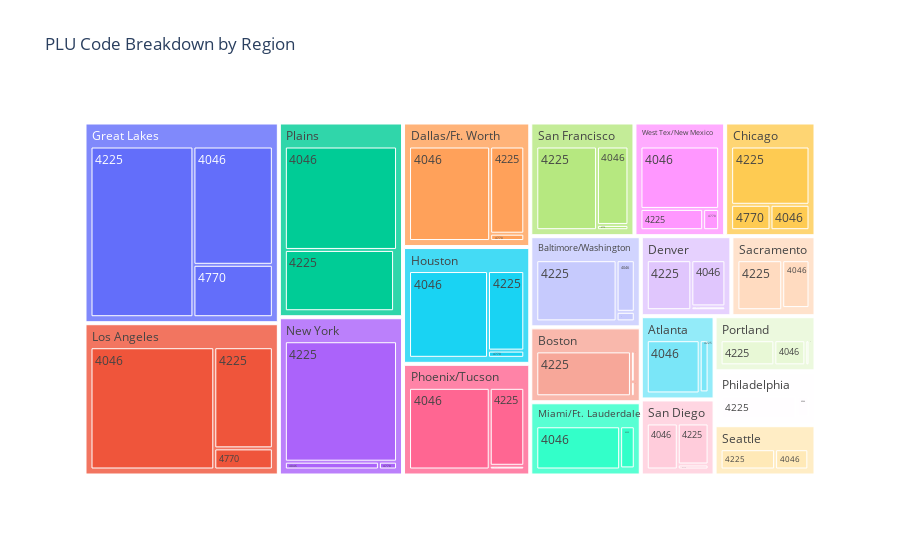

Write notebook code for a chart like this one.
### Code cell
plu_data = top_20_detailed[['4046', '4225', '4770', 'geography']].groupby('geography').sum().reset_index()

plu_data = pd.melt(plu_data, id_vars=['geography'], var_name='PLU', value_name='volume')

treemap_fig = px.treemap(
    plu_data,
    path=["geography", "PLU"],
    values="volume",
    title="PLU Code Breakdown by Region",
    labels={"volume": "Total Volume"}
)

treemap_fig.show()

### Figure 1 — Plotly figure (JSON) as saved in the notebook; plotly's stock layout.template omitted (floating-point values rounded to 4 significant figures)
{"data": [{"branchvalues": "total", "domain": {"x": [0, 1], "y": [0, 1]}, "hovertemplate": "labels=%{label}<br>Total Volume=%{value}<br>parent=%{parent}<br>id=%{id}<extra></extra>", "ids": ["Atlanta/4046", "Baltimore/Washington/4046", "Boston/4046", "Chicago/4046", "Dallas/Ft. Worth/4046", "Denver/4046", "Great Lakes/4046", "Houston/4046", "Los Angeles/4046", "Miami/Ft. Lauderdale/4046", "New York/4046", "Philadelphia/4046", "Phoenix/Tucson/4046", "Plains/4046", "Portland/4046", "Sacramento/4046", "San Diego/4046", "San Francisco/4046", "Seattle/4046", "West Tex/New Mexico/4046", "Atlanta/4225", "Baltimore/Washington/4225", "Boston/4225", "Chicago/4225", "Dallas/Ft. Worth/4225", "Denver/4225", "Great Lakes/4225", "Houston/4225", "Los Angeles/4225", "Miami/Ft. Lauderdale/4225", "New York/4225", "Philadelphia/4225", "Phoenix/Tucson/4225", "Plains/4225", "Portland/4225", "Sacramento/4225", "San Diego/4225", "San Francisco/4225", "Seattle/4225", "West Tex/New Mexico/4225", "Atlanta/4770", "Baltimore/Washington/4770", "Boston/4770", "Chicago/4770", "Dallas/Ft. Worth/4770", "Denver/4770", "Great Lakes/4770", "Houston/4770", "Los Angeles/4770", "Miami/Ft. Lauderdale/4770", "New York/4770", "Philadelphia/4770", "Phoenix/Tucson/4770", "Plains/4770", "Portland/4770", "Sacramento/4770", "San Diego/4770", "San Francisco/4770", "Seattle/4770", "West Tex/New Mexico/4770", "Atlanta", "Baltimore/Washington", "Boston", "Chicago", "Dallas/Ft. Worth", "Denver", "Great Lakes", "Houston", "Los Angeles", "Miami/Ft. Lauderdale", "New York", "Philadelphia", "Phoenix/Tucson", "Plains", "Portland", "Sacramento", "San Diego", "San Francisco", "Seattle", "West Tex/New Mexico"], "labels": ["4046", "4046", "4046", "4046", "4046", "4046", "4046", "4046", "4046", "4046", "4046", "4046", "4046", "4046", "4046", "4046", "4046", "4046", "4046", "4046", "4225", "4225", "4225", "4225", "4225", "4225", "4225", "4225", "4225", "4225", "4225", "4225", "4225", "4225", "4225", "4225", "4225", "4225", "4225", "4225", "4770", "4770", "4770", "4770", "4770", "4770", "4770", "4770", "4770", "4770", "4770", "4770", "4770", "4770", "4770", "4770", "4770", "4770", "4770", "4770", "Atlanta", "Baltimore/Washington", "Boston", "Chicago", "Dallas/Ft. Worth", "Denver", "Great Lakes", "Houston", "Los Angeles", "Miami/Ft. Lauderdale", "New York", "Philadelphia", "Phoenix/Tucson", "Plains", "Portland", "Sacramento", "San Diego", "San Francisco", "Seattle", "West Tex/New Mexico"], "name": "", "parents": ["Atlanta", "Baltimore/Washington", "Boston", "Chicago", "Dallas/Ft. Worth", "Denver", "Great Lakes", "Houston", "Los Angeles", "Miami/Ft. Lauderdale", "New York", "Philadelphia", "Phoenix/Tucson", "Plains", "Portland", "Sacramento", "San Diego", "San Francisco", "Seattle", "West Tex/New Mexico", "Atlanta", "Baltimore/Washington", "Boston", "Chicago", "Dallas/Ft. Worth", "Denver", "Great Lakes", "Houston", "Los Angeles", "Miami/Ft. Lauderdale", "New York", "Philadelphia", "Phoenix/Tucson", "Plains", "Portland", "Sacramento", "San Diego", "San Francisco", "Seattle", "West Tex/New Mexico", "Atlanta", "Baltimore/Washington", "Boston", "Chicago", "Dallas/Ft. Worth", "Denver", "Great Lakes", "Houston", "Los Angeles", "Miami/Ft. Lauderdale", "New York", "Philadelphia", "Phoenix/Tucson", "Plains", "Portland", "Sacramento", "San Diego", "San Francisco", "Seattle", "West Tex/New Mexico", "", "", "", "", "", "", "", "", "", "", "", "", "", "", "", "", "", "", "", ""], "type": "treemap", "values": [95120000.0, 28400000.0, 3930000.0, 28040000.0, 201700000.0, 52470000.0, 212900000.0, 184200000.0, 363300000.0, 124500000.0, 18150000.0, 13250000.0, 179900000.0, 274700000.0, 35070000.0, 44090000.0, 50910000.0, 68590000.0, 34320000.0, 139100000.0, 15690000.0, 148500000.0, 143900000.0, 129400000.0, 78290000.0, 74330000.0, 398200000.0, 77580000.0, 142200000.0, 21210000.0, 333800000.0, 84120000.0, 73560000.0, 158400000.0, 60840000.0, 75670000.0, 45100000.0, 141000000.0, 56310000.0, 37730000.0, 322100.0, 5242000.0, 1881000.0, 28300000.0, 6578000.0, 4322000.0, 94300000.0, 7042000.0, 29710000.0, 544200.0, 3497000.0, 939600.0, 3505000.0, 4312000.0, 4702000.0, 1938000.0, 5497000.0, 4570000.0, 1195000.0, 9629000.0, 111100000.0, 182200000.0, 149700000.0, 185700000.0, 286600000.0, 131100000.0, 705400000.0, 268800000.0, 535200000.0, 146300000.0, 355500000.0, 98310000.0, 257000000.0, 437300000.0, 100600000.0, 121700430, 101500000.0, 214100000.0, 91820000.0, 186400000.0]}], "layout": {"legend": {"tracegroupgap": 0}, "title": {"text": "PLU Code Breakdown by Region"}}}
